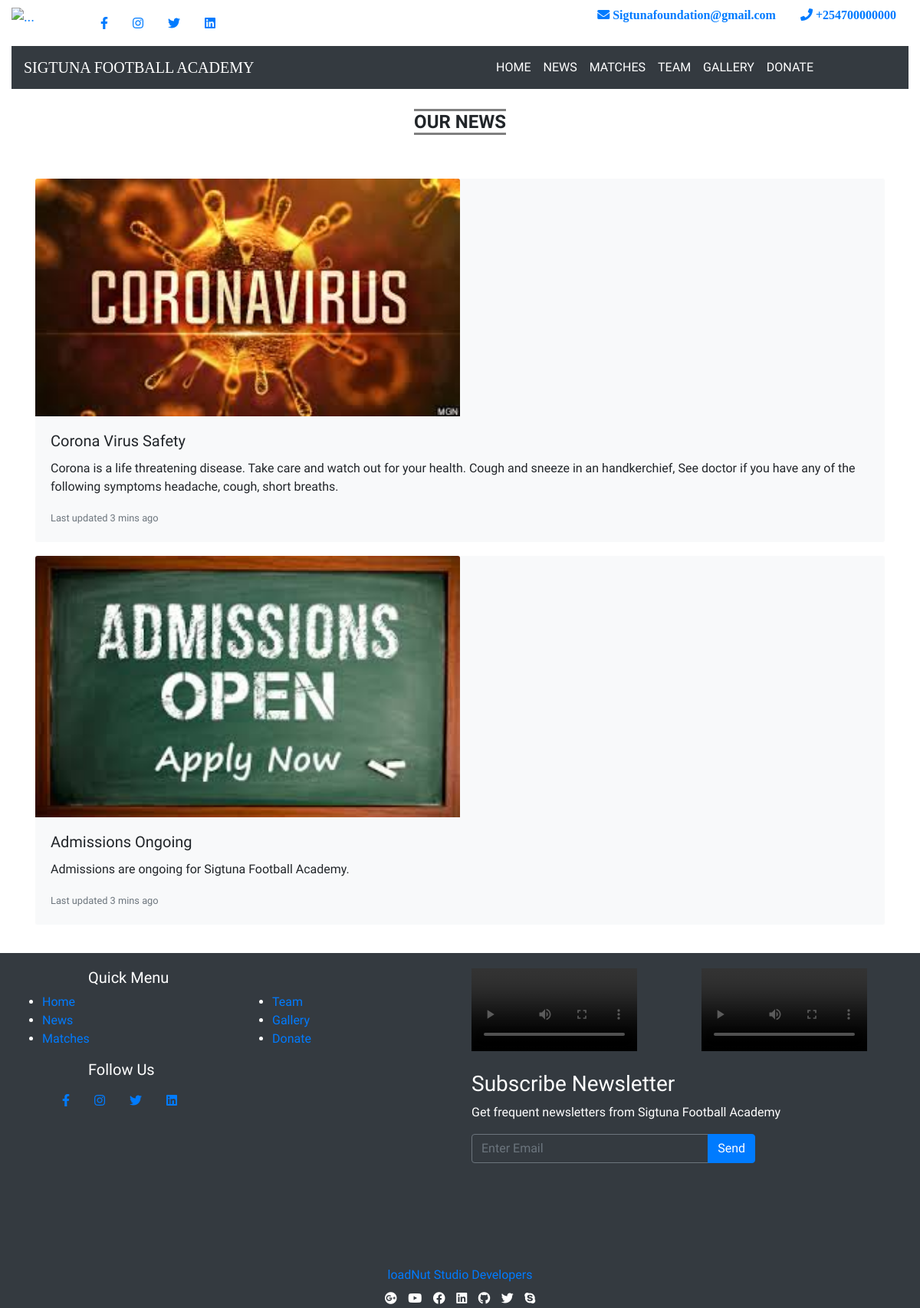
Page /news on the committed database.
### appSigtuna/models.py (models this page shows, shortened)
class News(models.Model):
    image=models.ImageField()
    title=models.CharField(max_length=40)
    Story=models.TextField(max_length=10000000)

### appSigtuna/views.py (the view)
# urls.py: path('news',views.news,name='news'),
def news(request):
    infoNews=News.objects.all
    context={
        'infoNews':infoNews
    }
    return render(request,'appSigtuna/news.html',context)

### appSigtuna/templates/appSigtuna/news.html (shortened to what this page needs)
{% extends 'appSigtuna/base.html' %}
{% block content %}
{% if infoNews %}
<div class="container">
    <div class="row" style="margin-top: 20px; margin-bottom: 20px;">
        <div class="col-sm-4"></div>
        <div class="col-sm-4" style="text-align:center; margin-top: 9px; margin-bottom: 30px;">
            <h4><strong style="border-top: solid; border-bottom: solid; border-color: grey; Font-family: Oswald;">OUR NEWS</strong></h4>
        </div>
        <div class="col-sm-4"></div>
    </div>
    {% for infoNews in infoNews %}
    <div class="row">
        <div class="col-sm-12">
            <div class="card mb-3 bg-light" style="border-color: #ffffff;">
              <img src="{{infoNews.image.url}}" class="card-img-top" alt="..." style="max-width: 50%; max-height: auto;">
              <div class="card-body">
                <h5 class="card-title" style="Font-family: Teko;">{{infoNews.title}}</h5>
                <p class="card-text" style="Font-family: Dosis;">{{infoNews.Story}}</p>
                <p class="card-text" style="Font-family: Dosis;"><small class="text-muted">Last updated 3 mins ago</small></p>
              </div>
            </div>
        </div>
    </div>
    {% endfor %}
</div>
{% endif %}
{% endblock %}

### rows in the picture
News: image (picture), title "Corona Virus Safety", Story "Corona is a life threatening disease. Take care and watch out for your health. Cough and sneeze in an handkerchief, See doctor if you have any of the following symptoms headache, cough, short breaths."
News: image (picture), title "Admissions Ongoing", Story "Admissions are ongoing for Sigtuna Football Academy."
